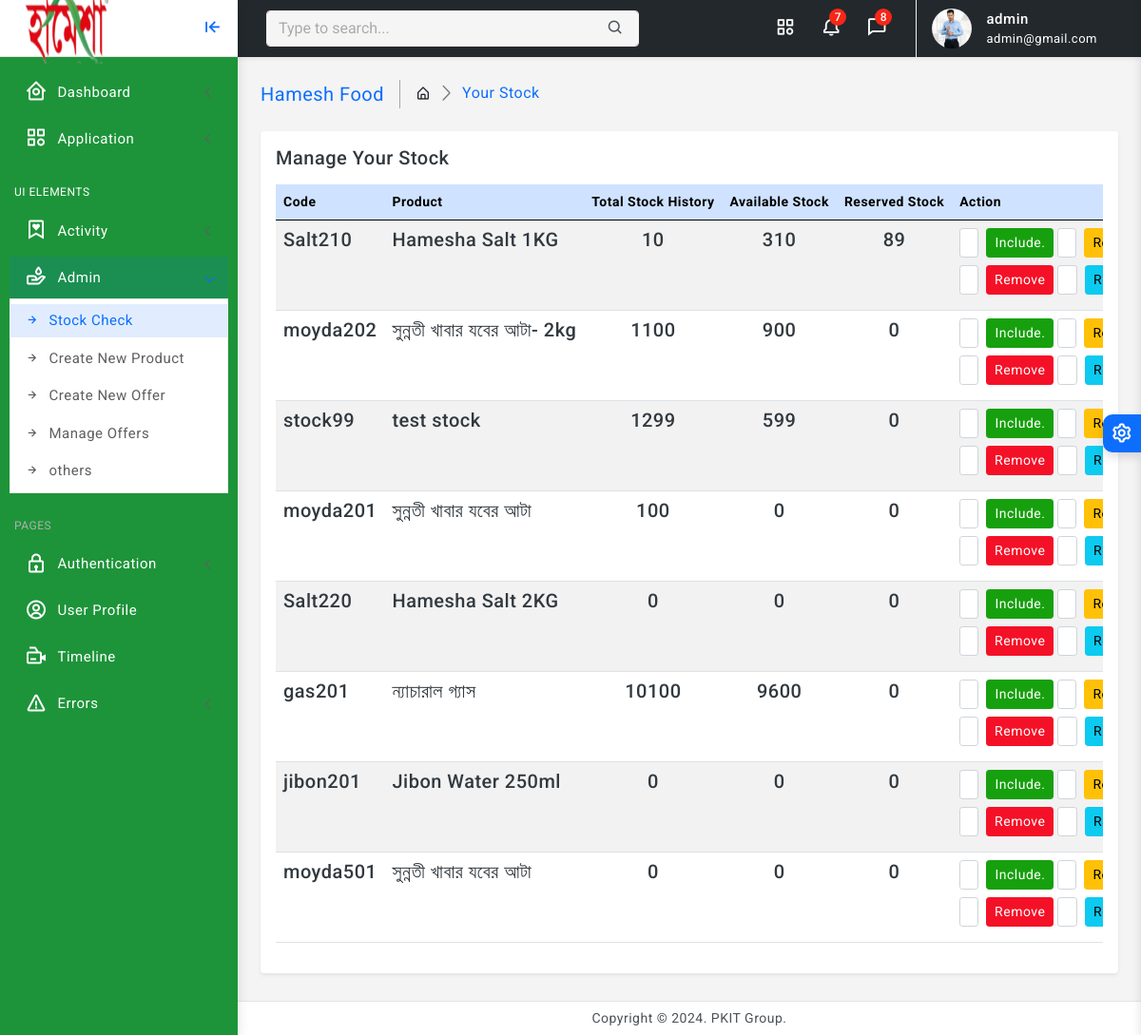
Before: /stock/ (signed in) with the older database file.
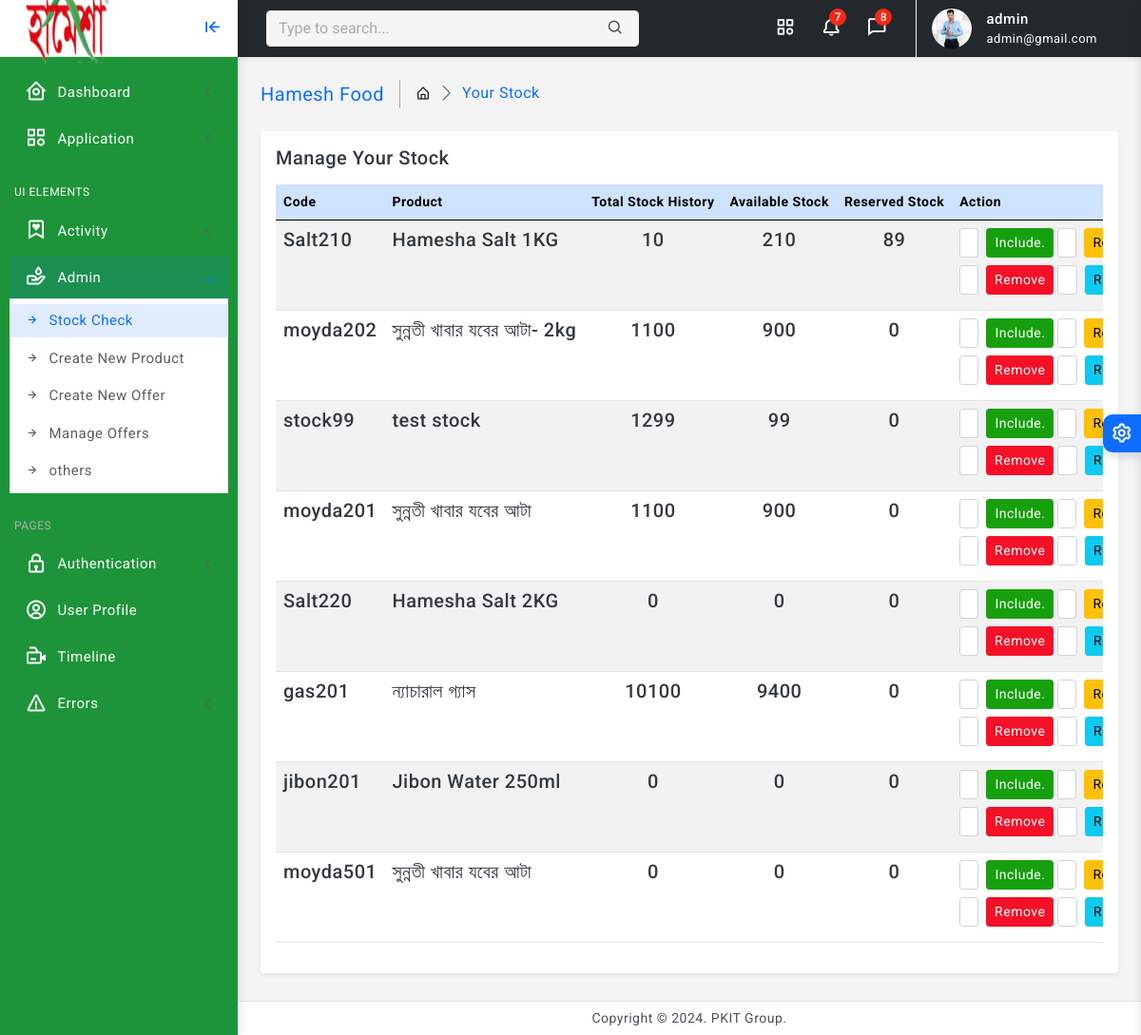
After: the same page with the newer database file.
### dashboard/models.py (models this page shows, shortened)
class StockItem(models.Model):
    stock = models.ForeignKey(Stock, on_delete=models.CASCADE, related_name="stock_items", verbose_name="Stock")
    product = models.ForeignKey(Product, on_delete=models.CASCADE, verbose_name="Product")
    available_stock = models.PositiveIntegerField(default=0, verbose_name="Available Stock")
    reserved_stock = models.PositiveIntegerField(default=0, verbose_name="Reserved Stock")
    count_stock = models.PositiveIntegerField(default=0, verbose_name="Total Count Stock")
    last_updated = models.DateTimeField(auto_now=True, verbose_name="Last Updated")

class Product(models.Model):
    department = models.ForeignKey(Department, on_delete=models.CASCADE, verbose_name="Dept/Company")
    name = models.CharField(max_length=200, verbose_name="Product Name")
    product_code = models.CharField(max_length=100, unique=True, verbose_name="Product Code")
    product_dp = models.DecimalField(max_digits=10, decimal_places=2, verbose_name="Product DP")
    product_tp = models.DecimalField(max_digits=10, decimal_places=2, verbose_name="Product TP")
    product_mrp = models.DecimalField(max_digits=10, decimal_places=2, verbose_name="Product MRP")
    product_sku = models.CharField(max_length=100, unique=True, verbose_name="Product SKU")
    product_factor = models.DecimalField(max_digits=10, decimal_places=2, verbose_name="Product Factor")
    product_details = models.TextField(verbose_name="Product Details", blank=True, null=True)
    stock_quantity = models.PositiveIntegerField(null=True, blank= True)

### dashboard/decorators.py (the view)
        def wrapper(request, *args, **kwargs):
            group = None
            if request.user.groups.exists():
                group = request.user.groups.all()[0].name
            if group in allowed_roles:
                return view_func(request, *args, **kwargs)
            else:
                return HttpResponse('You are not authorized to view this page')

### owner/views.py (called while the page is built)
@login_required(login_url='user-login')
@allowed_users(allowed_roles=['Admin'])
def admin_stocks(request):
    stocks = Stock.objects.filter(customer=request.user).prefetch_related('stock_items')
    is_admin = request.user.groups.filter(name='Admin').exists()
    context = {
        'stocks': stocks,
        'is_admin': is_admin,
    }
    return render(request, 'admin/admin_stocks.html', context)

### owner/templates/admin/admin_stocks.html (shortened to what the changed rows need)
{% extends 'partials/base0.html' %}
{% block content %}
<div class="page-wrapper">
    <div class="page-content">
        <div class="card shadow-sm">
            <div class="card-body">
                {% if stocks %}
                    {% for stock in stocks %}
                    <div class="table-responsive mt-3">
                        <table class="table table-hover table-striped">
                            <thead class="table-primary">
                                <tr>
                                    <th>Code</th>
                                    <th>Product</th>
                                    <th>Total Stock History</th>
                                    <th>Available Stock</th>
                                    <th>Reserved Stock</th>
                                    <th>Action</th>
                                </tr>
                            </thead>
                            <tbody>
                                {% for item in stock.stock_items.all %}
                                <tr>
                                    <td><h5> {{ item.product.product_code }} </h5></td>
                                    <td><h5> {{ item.product.name }} </h5></td>
                                    <td class="text-center"> <h5> {{ item.count_stock }} </h5></td>
                                    <td class="text-center"> <h5> {{ item.available_stock }} </h5></td>
                                    <td class="text-center"> <h5> {{ item.reserved_stock }} </h5> </td>
                                    <td>
                                        <div class="btn-group-vertical w-50">
                                            <form method="POST" action="{% url 'manage_stock' %}" class="d-inline mb-2">
                                                <div class="d-flex">
                                                    <input type="number" name="quantity" class="form-control form-control-sm w-50" placeholder="Qty" required>
                                                    <button type="submit" class="btn btn-success btn-sm ms-2">Include.</button>
                                                </div>
                                            </form>
                                            <form method="POST" action="{% url 'manage_stock' %}" class="d-inline mb-2">
                                                <div class="d-flex">
                                                    <input type="number" name="quantity" class="form-control form-control-sm w-50" placeholder="Qty" required>
                                                    <button type="submit" class="btn btn-danger btn-sm ms-2">Remove</button>
                                                </div>
                                            </form> </div>
                                        <div class="btn-group-vertical w-50">
                                            <form method="POST" action="{% url 'manage_stock' %}" class="d-inline mb-2">
                                                <div class="d-flex">
                                                    <input type="number" name="quantity" class="form-control form-control-sm w-50" placeholder="Qty" required>
                                                    <button type="submit" class="btn btn-warning btn-sm ms-2">Reserve</button>
                                                </div>
                                            </form>
                                            <form method="POST" action="{% url 'manage_stock' %}" class="d-inline mb-2">
                                                <div class="d-flex">
                                                    <input type="number" name="quantity" class="form-control form-control-sm w-50" placeholder="Qty" required>
                                                    <button type="submit" class="btn btn-info btn-sm ms-2">Release</button>
                                                </div>
                                            </form>
                                        </div>
                                    </td>
                                </tr>
                                {% endfor %}
                            </tbody>
                        </table>
                    </div>
                    {% endfor %}
                {% else %}
                    <p class="text-center text-danger">No stock items available.</p>
                {% endif %}
            </div>
        </div>
    </div>
</div>
{% endblock %}

Changed rows visible on the page:
changed StockItem "Salt210": available_stock "310" → "210"
changed StockItem "stock99": available_stock "599" → "99"
changed StockItem "moyda201": count_stock "100" → "1100"; available_stock "0" → "900"
changed StockItem "gas201": available_stock "9600" → "9400"
